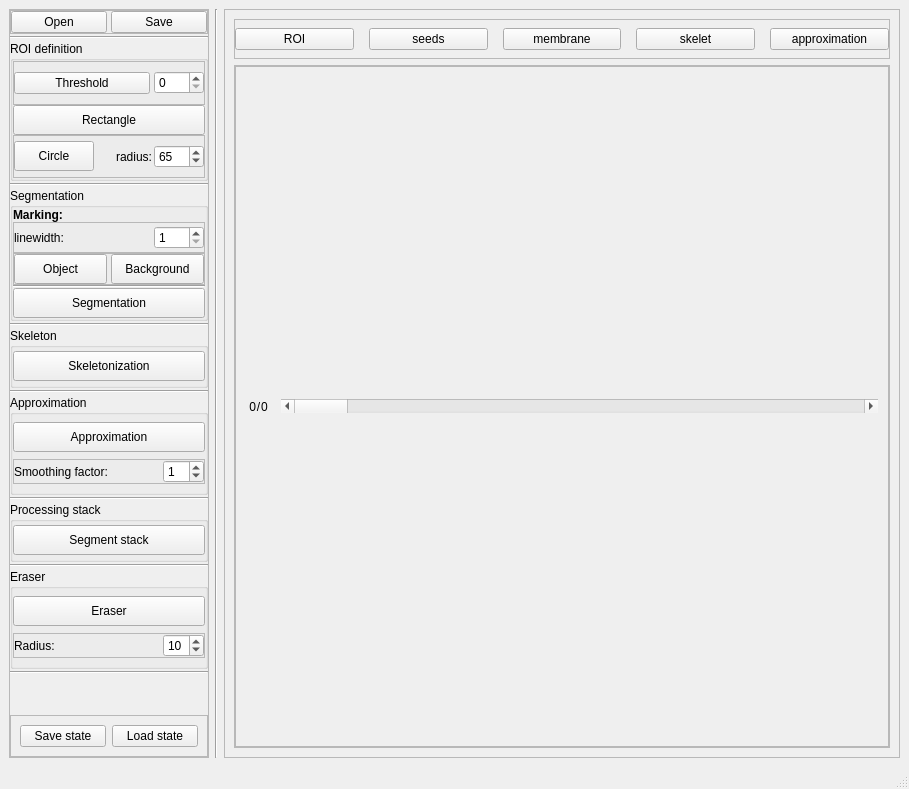
<?xml version="1.0" encoding="UTF-8"?>
<ui version="4.0">
 <class>MainWindow</class>
 <widget class="QMainWindow" name="MainWindow">
  <property name="geometry">
   <rect>
    <x>0</x>
    <y>0</y>
    <width>909</width>
    <height>789</height>
   </rect>
  </property>
  <property name="windowTitle">
   <string>MemSkel</string>
  </property>
  <widget class="QWidget" name="centralwidget">
   <layout class="QHBoxLayout" name="horizontalLayout">
    <item>
     <widget class="QFrame" name="control_F">
      <property name="sizePolicy">
       <sizepolicy hsizetype="Minimum" vsizetype="Preferred">
        <horstretch>0</horstretch>
        <verstretch>0</verstretch>
       </sizepolicy>
      </property>
      <property name="minimumSize">
       <size>
        <width>200</width>
        <height>0</height>
       </size>
      </property>
      <property name="maximumSize">
       <size>
        <width>200</width>
        <height>16777215</height>
       </size>
      </property>
      <property name="frameShape">
       <enum>QFrame::StyledPanel</enum>
      </property>
      <property name="frameShadow">
       <enum>QFrame::Raised</enum>
      </property>
      <layout class="QVBoxLayout" name="verticalLayout_2">
       <property name="spacing">
        <number>2</number>
       </property>
       <property name="margin">
        <number>0</number>
       </property>
       <item>
        <widget class="QFrame" name="frame_6">
         <property name="frameShape">
          <enum>QFrame::StyledPanel</enum>
         </property>
         <property name="frameShadow">
          <enum>QFrame::Raised</enum>
         </property>
         <layout class="QHBoxLayout" name="horizontalLayout_8">
          <property name="spacing">
           <number>4</number>
          </property>
          <property name="margin">
           <number>0</number>
          </property>
          <item>
           <widget class="QPushButton" name="open_BTN">
            <property name="text">
             <string>Open</string>
            </property>
           </widget>
          </item>
          <item>
           <widget class="QPushButton" name="save_BTN">
            <property name="text">
             <string>Save</string>
            </property>
           </widget>
          </item>
         </layout>
        </widget>
       </item>
       <item>
        <widget class="Line" name="line_6">
         <property name="orientation">
          <enum>Qt::Horizontal</enum>
         </property>
        </widget>
       </item>
       <item>
        <widget class="QGroupBox" name="thresholding_GB">
         <property name="minimumSize">
          <size>
           <width>0</width>
           <height>140</height>
          </size>
         </property>
         <property name="maximumSize">
          <size>
           <width>16777215</width>
           <height>200</height>
          </size>
         </property>
         <property name="title">
          <string>ROI definition</string>
         </property>
         <layout class="QVBoxLayout" name="verticalLayout_3">
          <property name="spacing">
           <number>0</number>
          </property>
          <property name="margin">
           <number>0</number>
          </property>
          <item>
           <widget class="QFrame" name="frame_9">
            <property name="frameShape">
             <enum>QFrame::StyledPanel</enum>
            </property>
            <property name="frameShadow">
             <enum>QFrame::Raised</enum>
            </property>
            <layout class="QHBoxLayout" name="horizontalLayout_11">
             <property name="spacing">
              <number>4</number>
             </property>
             <property name="margin">
              <number>0</number>
             </property>
             <item>
              <widget class="QPushButton" name="threshold_BTN">
               <property name="text">
                <string>Threshold</string>
               </property>
               <property name="checkable">
                <bool>true</bool>
               </property>
              </widget>
             </item>
             <item>
              <widget class="QSpinBox" name="threshold_SB">
               <property name="maximumSize">
                <size>
                 <width>50</width>
                 <height>16777215</height>
                </size>
               </property>
               <property name="maximum">
                <number>255</number>
               </property>
              </widget>
             </item>
            </layout>
           </widget>
          </item>
          <item>
           <widget class="QPushButton" name="rectangle_ROI_BTN">
            <property name="minimumSize">
             <size>
              <width>0</width>
              <height>30</height>
             </size>
            </property>
            <property name="text">
             <string>Rectangle</string>
            </property>
            <property name="checkable">
             <bool>true</bool>
            </property>
           </widget>
          </item>
          <item>
           <widget class="QFrame" name="frame_3">
            <property name="frameShape">
             <enum>QFrame::StyledPanel</enum>
            </property>
            <property name="frameShadow">
             <enum>QFrame::Raised</enum>
            </property>
            <layout class="QHBoxLayout" name="horizontalLayout_5">
             <property name="spacing">
              <number>2</number>
             </property>
             <property name="margin">
              <number>0</number>
             </property>
             <item>
              <widget class="QPushButton" name="circle_ROI_BTN">
               <property name="minimumSize">
                <size>
                 <width>0</width>
                 <height>30</height>
                </size>
               </property>
               <property name="text">
                <string>Circle</string>
               </property>
               <property name="checkable">
                <bool>true</bool>
               </property>
              </widget>
             </item>
             <item>
              <widget class="QLabel" name="label_7">
               <property name="text">
                <string>radius:</string>
               </property>
               <property name="alignment">
                <set>Qt::AlignRight|Qt::AlignTrailing|Qt::AlignVCenter</set>
               </property>
              </widget>
             </item>
             <item>
              <widget class="QSpinBox" name="circ_roi_radius_SB">
               <property name="maximumSize">
                <size>
                 <width>50</width>
                 <height>16777215</height>
                </size>
               </property>
               <property name="value">
                <number>65</number>
               </property>
              </widget>
             </item>
            </layout>
           </widget>
          </item>
         </layout>
        </widget>
       </item>
       <item>
        <widget class="Line" name="line_2">
         <property name="orientation">
          <enum>Qt::Horizontal</enum>
         </property>
        </widget>
       </item>
       <item>
        <widget class="QGroupBox" name="segmentation_GB">
         <property name="minimumSize">
          <size>
           <width>0</width>
           <height>130</height>
          </size>
         </property>
         <property name="maximumSize">
          <size>
           <width>16777215</width>
           <height>140</height>
          </size>
         </property>
         <property name="title">
          <string>Segmentation</string>
         </property>
         <layout class="QVBoxLayout" name="verticalLayout_4">
          <property name="spacing">
           <number>0</number>
          </property>
          <property name="margin">
           <number>0</number>
          </property>
          <item>
           <widget class="QLabel" name="label_3">
            <property name="enabled">
             <bool>true</bool>
            </property>
            <property name="text">
             <string>&lt;b&gt;Marking:&lt;/b&gt;</string>
            </property>
           </widget>
          </item>
          <item>
           <widget class="QFrame" name="frame_8">
            <property name="minimumSize">
             <size>
              <width>0</width>
              <height>20</height>
             </size>
            </property>
            <property name="frameShape">
             <enum>QFrame::StyledPanel</enum>
            </property>
            <property name="frameShadow">
             <enum>QFrame::Raised</enum>
            </property>
            <layout class="QHBoxLayout" name="horizontalLayout_10">
             <property name="spacing">
              <number>0</number>
             </property>
             <property name="margin">
              <number>0</number>
             </property>
             <item>
              <widget class="QLabel" name="label_5">
               <property name="minimumSize">
                <size>
                 <width>0</width>
                 <height>30</height>
                </size>
               </property>
               <property name="text">
                <string>linewidth:</string>
               </property>
              </widget>
             </item>
             <item>
              <widget class="QSpinBox" name="linewidth_SB">
               <property name="maximumSize">
                <size>
                 <width>50</width>
                 <height>16777215</height>
                </size>
               </property>
               <property name="minimum">
                <number>1</number>
               </property>
               <property name="maximum">
                <number>10</number>
               </property>
               <property name="value">
                <number>1</number>
               </property>
              </widget>
             </item>
            </layout>
           </widget>
          </item>
          <item>
           <widget class="QFrame" name="frame_5">
            <property name="frameShape">
             <enum>QFrame::StyledPanel</enum>
            </property>
            <property name="frameShadow">
             <enum>QFrame::Raised</enum>
            </property>
            <layout class="QHBoxLayout" name="horizontalLayout_7">
             <property name="spacing">
              <number>4</number>
             </property>
             <property name="margin">
              <number>0</number>
             </property>
             <item>
              <widget class="QPushButton" name="mark_obj_BTN">
               <property name="minimumSize">
                <size>
                 <width>0</width>
                 <height>30</height>
                </size>
               </property>
               <property name="text">
                <string>Object</string>
               </property>
               <property name="checkable">
                <bool>true</bool>
               </property>
              </widget>
             </item>
             <item>
              <widget class="QPushButton" name="mark_bgd_BTN">
               <property name="minimumSize">
                <size>
                 <width>0</width>
                 <height>30</height>
                </size>
               </property>
               <property name="text">
                <string>Background</string>
               </property>
               <property name="checkable">
                <bool>true</bool>
               </property>
              </widget>
             </item>
            </layout>
           </widget>
          </item>
          <item>
           <widget class="Line" name="line_8">
            <property name="orientation">
             <enum>Qt::Horizontal</enum>
            </property>
           </widget>
          </item>
          <item>
           <widget class="QPushButton" name="segment_img_BTN">
            <property name="minimumSize">
             <size>
              <width>0</width>
              <height>30</height>
             </size>
            </property>
            <property name="text">
             <string>Segmentation</string>
            </property>
           </widget>
          </item>
         </layout>
        </widget>
       </item>
       <item>
        <widget class="Line" name="line_3">
         <property name="orientation">
          <enum>Qt::Horizontal</enum>
         </property>
        </widget>
       </item>
       <item>
        <widget class="QGroupBox" name="skeleton_GB">
         <property name="minimumSize">
          <size>
           <width>0</width>
           <height>60</height>
          </size>
         </property>
         <property name="maximumSize">
          <size>
           <width>16777215</width>
           <height>60</height>
          </size>
         </property>
         <property name="title">
          <string>Skeleton</string>
         </property>
         <layout class="QVBoxLayout" name="verticalLayout_5">
          <property name="spacing">
           <number>0</number>
          </property>
          <property name="margin">
           <number>0</number>
          </property>
          <item>
           <widget class="QPushButton" name="skeleton_BTN">
            <property name="minimumSize">
             <size>
              <width>0</width>
              <height>30</height>
             </size>
            </property>
            <property name="text">
             <string>Skeletonization</string>
            </property>
           </widget>
          </item>
         </layout>
        </widget>
       </item>
       <item>
        <widget class="Line" name="line_4">
         <property name="orientation">
          <enum>Qt::Horizontal</enum>
         </property>
        </widget>
       </item>
       <item>
        <widget class="QGroupBox" name="approximation_GB">
         <property name="minimumSize">
          <size>
           <width>0</width>
           <height>100</height>
          </size>
         </property>
         <property name="maximumSize">
          <size>
           <width>16777215</width>
           <height>100</height>
          </size>
         </property>
         <property name="title">
          <string>Approximation</string>
         </property>
         <layout class="QVBoxLayout" name="verticalLayout_6">
          <property name="spacing">
           <number>0</number>
          </property>
          <property name="margin">
           <number>0</number>
          </property>
          <item>
           <widget class="QPushButton" name="approximation_BTN">
            <property name="minimumSize">
             <size>
              <width>0</width>
              <height>30</height>
             </size>
            </property>
            <property name="text">
             <string>Approximation</string>
            </property>
           </widget>
          </item>
          <item>
           <widget class="QFrame" name="frame">
            <property name="sizePolicy">
             <sizepolicy hsizetype="Preferred" vsizetype="Fixed">
              <horstretch>0</horstretch>
              <verstretch>0</verstretch>
             </sizepolicy>
            </property>
            <property name="frameShape">
             <enum>QFrame::StyledPanel</enum>
            </property>
            <property name="frameShadow">
             <enum>QFrame::Raised</enum>
            </property>
            <layout class="QHBoxLayout" name="horizontalLayout_3">
             <property name="spacing">
              <number>0</number>
             </property>
             <property name="margin">
              <number>0</number>
             </property>
             <item>
              <widget class="QLabel" name="label">
               <property name="sizePolicy">
                <sizepolicy hsizetype="MinimumExpanding" vsizetype="Preferred">
                 <horstretch>0</horstretch>
                 <verstretch>0</verstretch>
                </sizepolicy>
               </property>
               <property name="maximumSize">
                <size>
                 <width>16777215</width>
                 <height>30</height>
                </size>
               </property>
               <property name="text">
                <string>Smoothing factor:</string>
               </property>
              </widget>
             </item>
             <item>
              <widget class="QSpinBox" name="smoothing_fac_SB">
               <property name="maximumSize">
                <size>
                 <width>50</width>
                 <height>16777215</height>
                </size>
               </property>
               <property name="maximum">
                <number>10</number>
               </property>
               <property name="value">
                <number>1</number>
               </property>
              </widget>
             </item>
            </layout>
           </widget>
          </item>
         </layout>
        </widget>
       </item>
       <item>
        <widget class="Line" name="line_7">
         <property name="orientation">
          <enum>Qt::Horizontal</enum>
         </property>
        </widget>
       </item>
       <item>
        <widget class="QGroupBox" name="process_stack_GB">
         <property name="minimumSize">
          <size>
           <width>0</width>
           <height>60</height>
          </size>
         </property>
         <property name="maximumSize">
          <size>
           <width>16777215</width>
           <height>60</height>
          </size>
         </property>
         <property name="title">
          <string>Processing stack</string>
         </property>
         <layout class="QVBoxLayout" name="verticalLayout_8">
          <property name="spacing">
           <number>0</number>
          </property>
          <property name="margin">
           <number>0</number>
          </property>
          <item>
           <widget class="QPushButton" name="segment_stack_BTN">
            <property name="minimumSize">
             <size>
              <width>0</width>
              <height>30</height>
             </size>
            </property>
            <property name="text">
             <string>Segment stack</string>
            </property>
           </widget>
          </item>
         </layout>
        </widget>
       </item>
       <item>
        <widget class="Line" name="line_5">
         <property name="orientation">
          <enum>Qt::Horizontal</enum>
         </property>
        </widget>
       </item>
       <item>
        <widget class="QGroupBox" name="eraser_GB">
         <property name="minimumSize">
          <size>
           <width>0</width>
           <height>100</height>
          </size>
         </property>
         <property name="maximumSize">
          <size>
           <width>16777215</width>
           <height>100</height>
          </size>
         </property>
         <property name="title">
          <string>Eraser</string>
         </property>
         <layout class="QVBoxLayout" name="verticalLayout_7">
          <property name="spacing">
           <number>0</number>
          </property>
          <property name="margin">
           <number>0</number>
          </property>
          <item>
           <widget class="QPushButton" name="eraser_BTN">
            <property name="minimumSize">
             <size>
              <width>0</width>
              <height>30</height>
             </size>
            </property>
            <property name="text">
             <string>Eraser</string>
            </property>
            <property name="checkable">
             <bool>true</bool>
            </property>
           </widget>
          </item>
          <item>
           <widget class="QFrame" name="frame_2">
            <property name="sizePolicy">
             <sizepolicy hsizetype="Preferred" vsizetype="Fixed">
              <horstretch>0</horstretch>
              <verstretch>0</verstretch>
             </sizepolicy>
            </property>
            <property name="frameShape">
             <enum>QFrame::StyledPanel</enum>
            </property>
            <property name="frameShadow">
             <enum>QFrame::Raised</enum>
            </property>
            <layout class="QHBoxLayout" name="horizontalLayout_4">
             <property name="spacing">
              <number>0</number>
             </property>
             <property name="margin">
              <number>0</number>
             </property>
             <item>
              <widget class="QLabel" name="label_2">
               <property name="sizePolicy">
                <sizepolicy hsizetype="MinimumExpanding" vsizetype="Preferred">
                 <horstretch>0</horstretch>
                 <verstretch>0</verstretch>
                </sizepolicy>
               </property>
               <property name="maximumSize">
                <size>
                 <width>16777215</width>
                 <height>30</height>
                </size>
               </property>
               <property name="text">
                <string>Radius:</string>
               </property>
              </widget>
             </item>
             <item>
              <widget class="QSpinBox" name="eraser_roi_radius_SB">
               <property name="maximumSize">
                <size>
                 <width>50</width>
                 <height>16777215</height>
                </size>
               </property>
               <property name="minimum">
                <number>1</number>
               </property>
               <property name="maximum">
                <number>50</number>
               </property>
               <property name="value">
                <number>10</number>
               </property>
              </widget>
             </item>
            </layout>
           </widget>
          </item>
         </layout>
        </widget>
       </item>
       <item>
        <widget class="Line" name="line_9">
         <property name="orientation">
          <enum>Qt::Horizontal</enum>
         </property>
        </widget>
       </item>
       <item>
        <spacer name="verticalSpacer">
         <property name="orientation">
          <enum>Qt::Vertical</enum>
         </property>
         <property name="sizeHint" stdset="0">
          <size>
           <width>20</width>
           <height>40</height>
          </size>
         </property>
        </spacer>
       </item>
       <item>
        <widget class="QFrame" name="frame_4">
         <property name="frameShape">
          <enum>QFrame::StyledPanel</enum>
         </property>
         <property name="frameShadow">
          <enum>QFrame::Raised</enum>
         </property>
         <layout class="QHBoxLayout" name="horizontalLayout_6">
          <item>
           <widget class="QPushButton" name="save_state_BTN">
            <property name="text">
             <string>Save state</string>
            </property>
           </widget>
          </item>
          <item>
           <widget class="QPushButton" name="load_state_BTN">
            <property name="text">
             <string>Load state</string>
            </property>
           </widget>
          </item>
         </layout>
        </widget>
       </item>
      </layout>
     </widget>
    </item>
    <item>
     <widget class="Line" name="line">
      <property name="orientation">
       <enum>Qt::Vertical</enum>
      </property>
     </widget>
    </item>
    <item>
     <widget class="QFrame" name="display_F">
      <property name="frameShape">
       <enum>QFrame::StyledPanel</enum>
      </property>
      <property name="frameShadow">
       <enum>QFrame::Raised</enum>
      </property>
      <layout class="QVBoxLayout" name="verticalLayout">
       <item>
        <widget class="QFrame" name="views_F">
         <property name="maximumSize">
          <size>
           <width>16777215</width>
           <height>40</height>
          </size>
         </property>
         <property name="frameShape">
          <enum>QFrame::StyledPanel</enum>
         </property>
         <property name="frameShadow">
          <enum>QFrame::Raised</enum>
         </property>
         <layout class="QHBoxLayout" name="horizontalLayout_2">
          <property name="spacing">
           <number>15</number>
          </property>
          <property name="margin">
           <number>0</number>
          </property>
          <item>
           <widget class="QPushButton" name="disp_roi_BTN">
            <property name="text">
             <string>ROI</string>
            </property>
            <property name="checkable">
             <bool>true</bool>
            </property>
           </widget>
          </item>
          <item>
           <widget class="QPushButton" name="disp_seeds_BTN">
            <property name="text">
             <string>seeds</string>
            </property>
            <property name="checkable">
             <bool>true</bool>
            </property>
           </widget>
          </item>
          <item>
           <widget class="QPushButton" name="disp_membrane_BTN">
            <property name="text">
             <string>membrane</string>
            </property>
            <property name="checkable">
             <bool>true</bool>
            </property>
           </widget>
          </item>
          <item>
           <widget class="QPushButton" name="disp_skelet_BTN">
            <property name="text">
             <string>skelet</string>
            </property>
            <property name="checkable">
             <bool>true</bool>
            </property>
           </widget>
          </item>
          <item>
           <widget class="QPushButton" name="disp_approximation_BTN">
            <property name="text">
             <string>approximation</string>
            </property>
            <property name="checkable">
             <bool>true</bool>
            </property>
           </widget>
          </item>
         </layout>
        </widget>
       </item>
       <item>
        <widget class="QFrame" name="frame_7">
         <property name="frameShape">
          <enum>QFrame::StyledPanel</enum>
         </property>
         <property name="frameShadow">
          <enum>QFrame::Raised</enum>
         </property>
         <layout class="QVBoxLayout" name="verticalLayout_9">
          <property name="spacing">
           <number>2</number>
          </property>
          <property name="margin">
           <number>0</number>
          </property>
          <item>
           <widget class="QFrame" name="slice_slider_F">
            <property name="sizePolicy">
             <sizepolicy hsizetype="Minimum" vsizetype="Preferred">
              <horstretch>0</horstretch>
              <verstretch>0</verstretch>
             </sizepolicy>
            </property>
            <property name="frameShape">
             <enum>QFrame::StyledPanel</enum>
            </property>
            <property name="frameShadow">
             <enum>QFrame::Raised</enum>
            </property>
            <layout class="QHBoxLayout" name="horizontalLayout_9">
             <property name="spacing">
              <number>0</number>
             </property>
             <property name="leftMargin">
              <number>0</number>
             </property>
             <property name="topMargin">
              <number>0</number>
             </property>
             <property name="rightMargin">
              <number>10</number>
             </property>
             <property name="bottomMargin">
              <number>0</number>
             </property>
             <item>
              <widget class="QLabel" name="actual_slice_LBL">
               <property name="minimumSize">
                <size>
                 <width>20</width>
                 <height>0</height>
                </size>
               </property>
               <property name="maximumSize">
                <size>
                 <width>20</width>
                 <height>16777215</height>
                </size>
               </property>
               <property name="text">
                <string>0</string>
               </property>
               <property name="alignment">
                <set>Qt::AlignRight|Qt::AlignTrailing|Qt::AlignVCenter</set>
               </property>
              </widget>
             </item>
             <item>
              <widget class="QLabel" name="label_4">
               <property name="maximumSize">
                <size>
                 <width>5</width>
                 <height>16777215</height>
                </size>
               </property>
               <property name="text">
                <string>/</string>
               </property>
               <property name="alignment">
                <set>Qt::AlignCenter</set>
               </property>
              </widget>
             </item>
             <item>
              <widget class="QLabel" name="max_slice_LBL">
               <property name="sizePolicy">
                <sizepolicy hsizetype="Preferred" vsizetype="Minimum">
                 <horstretch>0</horstretch>
                 <verstretch>0</verstretch>
                </sizepolicy>
               </property>
               <property name="minimumSize">
                <size>
                 <width>20</width>
                 <height>0</height>
                </size>
               </property>
               <property name="maximumSize">
                <size>
                 <width>20</width>
                 <height>16777215</height>
                </size>
               </property>
               <property name="text">
                <string>0</string>
               </property>
               <property name="alignment">
                <set>Qt::AlignLeading|Qt::AlignLeft|Qt::AlignVCenter</set>
               </property>
              </widget>
             </item>
             <item>
              <widget class="QScrollBar" name="slice_SB">
               <property name="orientation">
                <enum>Qt::Horizontal</enum>
               </property>
              </widget>
             </item>
            </layout>
           </widget>
          </item>
         </layout>
        </widget>
       </item>
      </layout>
     </widget>
    </item>
   </layout>
  </widget>
  <widget class="QStatusBar" name="statusbar"/>
 </widget>
 <resources/>
 <connections/>
</ui>
